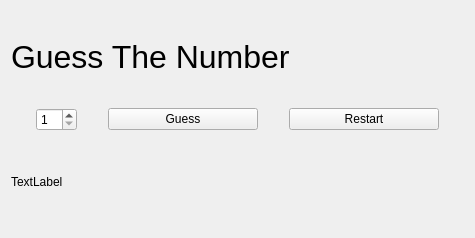
<?xml version="1.0" encoding="UTF-8"?>
<ui version="4.0">
 <class>Widget</class>
 <widget class="QWidget" name="Widget">
  <property name="geometry">
   <rect>
    <x>0</x>
    <y>0</y>
    <width>475</width>
    <height>238</height>
   </rect>
  </property>
  <property name="windowTitle">
   <string>Guess The Number</string>
  </property>
  <layout class="QVBoxLayout" name="verticalLayout">
   <item>
    <widget class="QLabel" name="titleLlabel">
     <property name="font">
      <font>
       <pointsize>24</pointsize>
      </font>
     </property>
     <property name="text">
      <string>Guess The Number</string>
     </property>
    </widget>
   </item>
   <item>
    <layout class="QHBoxLayout" name="horizontalLayout">
     <item>
      <widget class="QSpinBox" name="guessSpinBox">
       <property name="sizePolicy">
        <sizepolicy hsizetype="Maximum" vsizetype="Fixed">
         <horstretch>0</horstretch>
         <verstretch>0</verstretch>
        </sizepolicy>
       </property>
       <property name="minimum">
        <number>1</number>
       </property>
       <property name="maximum">
        <number>10</number>
       </property>
      </widget>
     </item>
     <item>
      <widget class="QPushButton" name="guessButton">
       <property name="sizePolicy">
        <sizepolicy hsizetype="Maximum" vsizetype="Fixed">
         <horstretch>0</horstretch>
         <verstretch>0</verstretch>
        </sizepolicy>
       </property>
       <property name="minimumSize">
        <size>
         <width>150</width>
         <height>0</height>
        </size>
       </property>
       <property name="text">
        <string>Guess</string>
       </property>
      </widget>
     </item>
     <item>
      <widget class="QPushButton" name="restartButton">
       <property name="sizePolicy">
        <sizepolicy hsizetype="Maximum" vsizetype="Fixed">
         <horstretch>0</horstretch>
         <verstretch>0</verstretch>
        </sizepolicy>
       </property>
       <property name="minimumSize">
        <size>
         <width>150</width>
         <height>0</height>
        </size>
       </property>
       <property name="text">
        <string>Restart</string>
       </property>
      </widget>
     </item>
    </layout>
   </item>
   <item>
    <widget class="QLabel" name="resultLabel">
     <property name="sizePolicy">
      <sizepolicy hsizetype="Maximum" vsizetype="Preferred">
       <horstretch>0</horstretch>
       <verstretch>0</verstretch>
      </sizepolicy>
     </property>
     <property name="minimumSize">
      <size>
       <width>260</width>
       <height>0</height>
      </size>
     </property>
     <property name="text">
      <string>TextLabel</string>
     </property>
    </widget>
   </item>
  </layout>
 </widget>
 <resources/>
 <connections/>
</ui>
